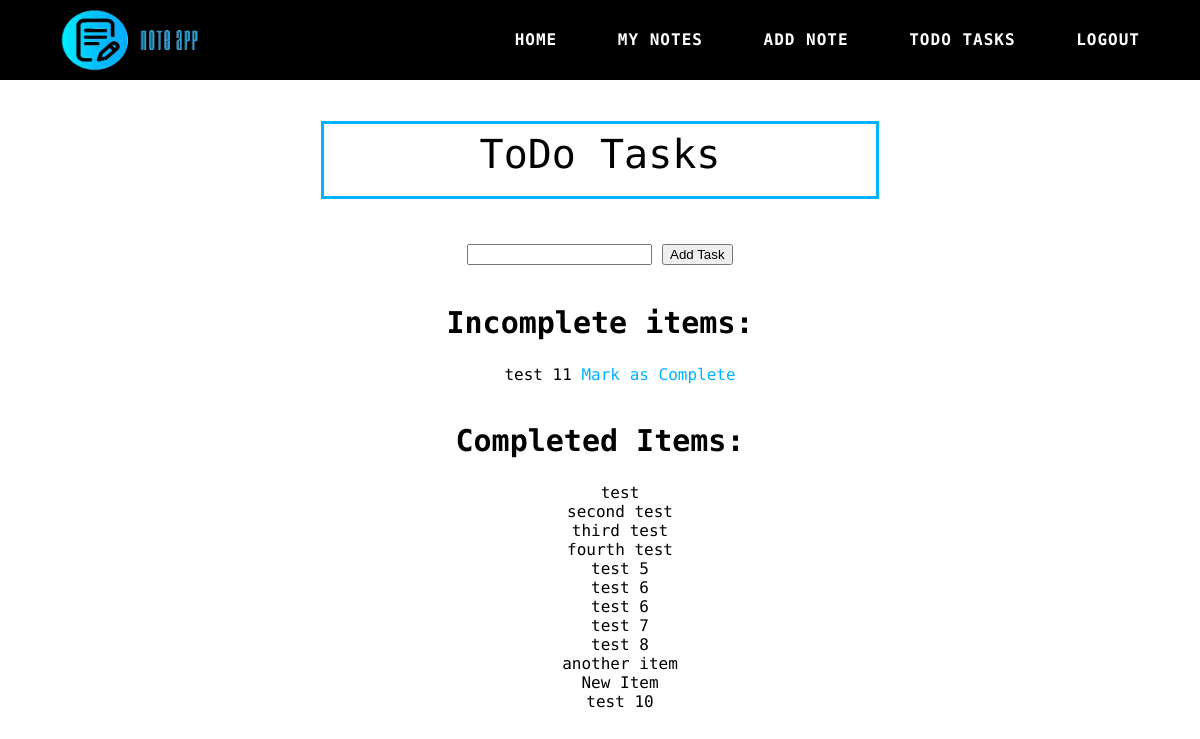
The app's page /todo (signed in), older data.
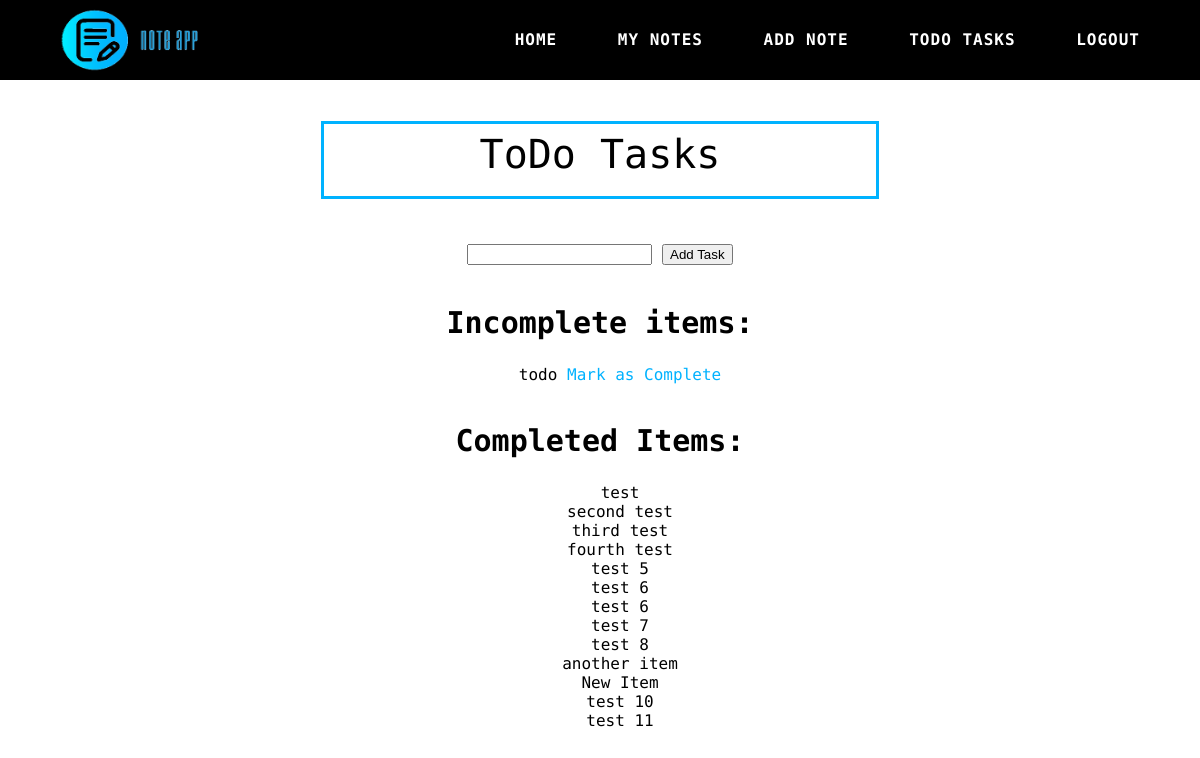
The same page, newer data.
### models.py (models this page shows, shortened)
class Todo(db.Model):
    id = db.Column("id", db.Integer, primary_key=True)
    text = db.Column("text", db.String(200))
    user_id = db.Column(db.Integer, db.ForeignKey("user.id"), nullable=False)
    complete = db.Column(db.Boolean)

### ProjectNote.py (the view)
@app.route('/todo')
def get_todo():
    if session.get('user'):
        incomplete = db.session.query(Todo).filter_by(user_id=session['user_id'], complete=False).all()
        complete = db.session.query(Todo).filter_by(user_id=session['user_id'], complete=True).all()
        return render_template('todo.html', user=session['user'], incomplete=incomplete, complete=complete)
    else:
        return redirect(url_for('login'))

### templates/todo.html (shortened to what this page needs)
<!DOCTYPE html>
<html lang="en">
    <head>
        <link href="{{ url_for('static', filename='todo.css') }}" rel="stylesheet">
        <link rel="stylesheet" href="https://cdnjs.cloudflare.com/ajax/libs/font-awesome/4.7.0/css/font-awesome.min.css">
    </head>
    <body>
    <header>
        <div class="container">
            <img src="../static/logo.png" alt="note Logo" id="logo">
            <nav class="site-nav">
                <ul>
                    <li><a href = "/index"> Home</a></li>
                    <li><a href = "/notes"> My Notes</a></li>
                    <li><a href = "/notes/new"> Add Note</a></li>
                    <li><a href="/todo">ToDo Tasks</a></li>
                    {% if user %}
                    <li><a href="{{ url_for('logout') }}">Logout</a></li>
                    {% else %}
                    <li><a href="{{ url_for('login') }}">Sign In</a></li>
                    <li><a href="{{ url_for('register') }}">Register</a></li>
                </ul>
                {% endif %}
            </nav>
        </div>
    </header>
    <div class="container-todo">
        <div class="todo-box">
            <h1>ToDo Tasks</h1>
        </div>
    </div>
    <div class="add-new">
        <form action="{{ url_for('add')}}" method="POST">
            <input type="text" name="todoitem">
            <input class="add-task" type="submit" value="Add Task">
        </form>
    </div>
    <div class="items">
		<h2>Incomplete items:</h2>
        <div class="incomplete">
        <ul>
			{% for todo in incomplete %}
            <li>{{ todo.text }}<a href="{{ url_for('complete', id=todo.id) }}"><span>       </span>Mark as Complete</a></li>
			{% endfor %}
        </ul>
        </div>
        <h2>Completed Items:</h2>
        <div class="complete">
        <ul>
        	{% for todo in complete %}
        	<li>{{ todo.text }}</li>
        	{% endfor %}
        </ul>
        </div>
    </div>
</body>
</html>

### static/todo.css (style rules this page uses)
h2 { color:black; font-weight: 900; font-size: 30px; text-align: center; font-family: 'Encode Sans Semi Expanded', sans-serif; padding-top: 15px; }
body { margin: 0; background: white; font-family: 'Encode Sans Semi Expanded', sans-serif; font-weight: 500; padding-top: 60px; }
.container { width: 90%; margin: 0 auto; }
header { background-color: black; position: fixed; top: 0; width: 100%; z-index: 500; }
header::after { content:''; display: table; clear: both; }
.site-nav { width: auto; margin: 0 auto; letter-spacing: 1px; }
.site-nav ul { text-align: right; margin: 0; padding: 0; list-style: none; }
.site-nav li { display: inline-block; margin-left: 50px; padding-top: 30px; padding-bottom: 30px; position: relative; }
.site-nav a { color: white; text-decoration: none; text-transform: uppercase; font-family: 'Encode Sans Semi Expanded', sans-serif; font-weight: 1000; }
.site-nav a::after { content: ''; display: block; height: 4px; width: 0; background-color: #01caff; bottom: 0; position: absolute; transition: all ease-in 200ms; }
#logo { float: left; margin-left: -2%; height: 80px; width: 200px; }
img { max-width: 100%; }
.add-new { text-align: center; }
.container-todo { width: 50%; max-width: 45em; margin: 0 auto; text-align: center; padding-top: 2.5em; padding-bottom: 1.5em; }
.todo-box { padding: 1em; outline: 3px solid #00b2ff; outline-offset: -1.5em; color: black; }
.incomplete ul li, .complete ul li { text-align: center; list-style: none; }
.incomplete ul li a, .complete ul li a { text-decoration: none; list-style: none; color: #00b2ff; }
.items { text-decoration: none; list-style: none; }
h1 { font-family: 'Encode Sans Semi Expanded', sans-serif; font-weight: 350; font-size: 40px; margin-top: 0; padding-top: 15px; }

Row changes from the older to the newer data that the page shows:
added Todo: text "todo", shown under "Incomplete items:"
changed Todo "test 11": moves from the list under "Incomplete items:" to the list under "Completed Items:"
